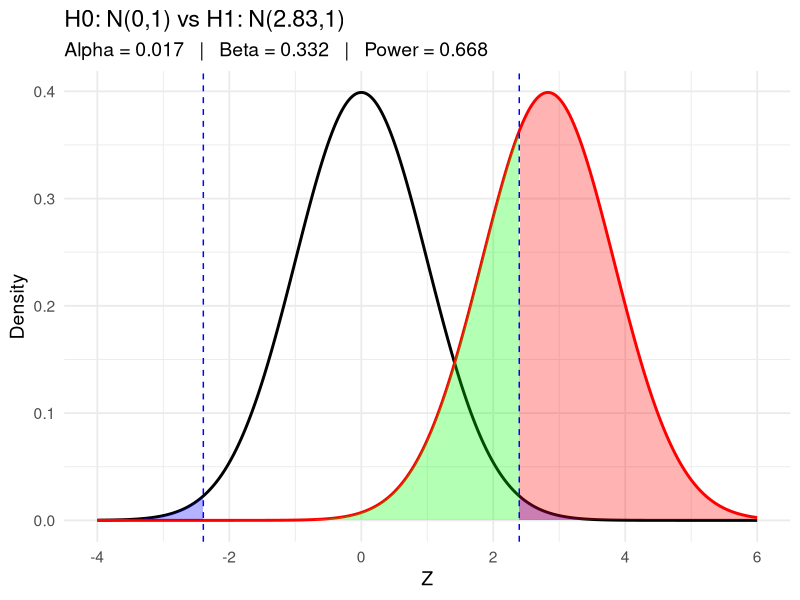

Recreate this plot in R.

if (!requireNamespace("pwr", quietly = TRUE)) install.packages("pwr")
library(pwr)

## =========================================================
## 样本量计算函数合集：t 检验 + 比例检验（6 大模块）
## 依赖：pwr 包
## =========================================================

library(pwr)

## -------------------------------------
## ① 单样本 t 检验（One-sample t-test）
## -------------------------------------
## 目的：检验单个均值是否与已知 μ0 不同
## 效应量：d = |μ - μ0| / SD

ss_t_one <- function(d, alpha = 0.05, power = 0.80,
                     alternative = c("two.sided","less","greater")) {
  alternative <- match.arg(alternative)
  pwr.t.test(d = d,
             sig.level = alpha,
             power     = power,
             type      = "one.sample",
             alternative = alternative)
}

## 示例：
ss_t_one(d = 0.5, alpha = 0.05, power = 0.80)


## -------------------------------------
## ② 双样本 t 检验（Two-sample t-test）
## -------------------------------------
## 目的：比较两个独立组的均值
## 效应量：d = |μ1 − μ2| / SD_pooled

ss_t_two <- function(d, alpha = 0.05, power = 0.80,
                     alternative = c("two.sided","less","greater")) {
  alternative <- match.arg(alternative)
  pwr.t.test(d = d,
             sig.level = alpha,
             power     = power,
             type      = "two.sample",
             alternative = alternative)
}

## 示例：
## 双侧：
ss_t_two(d = 0.4, alpha = 0.05, power = 0.80)
## 双侧：
ss_t_two(d = 0.25, alpha = 0.05, power = 0.80)

## 单侧：
ss_t_two(d = 0.5, alpha = 0.05, power = 0.80, alternative = "greater")

## -------------------------------------
## ③ 配对 t 检验（Paired t-test）
## -------------------------------------
## 目的：同一受试者前后对比
## 效应量：d = mean(diff) / SD(diff)

ss_t_paired <- function(d, alpha = 0.05, power = 0.80,
                        alternative = c("two.sided","less","greater")) {
  alternative <- match.arg(alternative)
  pwr.t.test(d = d,
             sig.level = alpha,
             power     = power,
             type      = "paired",
             alternative = alternative)
}

## 示例：
ss_t_paired(d = 0.3, power = 0.90)


## ----------------------------------------------------
## ④ 单样本比例检验（One-sample proportion z-test）
## ----------------------------------------------------
## 目的：检验单个比例 p 是否与 p0 不同
## 使用正态近似公式（教材常用）

ss_prop_one <- function(p1, p0, alpha = 0.05, power = 0.80,
                        alternative = c("two.sided","less","greater")) {
  alternative <- match.arg(alternative)
  
  z_alpha <- if (alternative == "two.sided") qnorm(1 - alpha/2) else qnorm(1 - alpha)
  z_beta  <- qnorm(power)
  
  num <- ( z_alpha * sqrt(p0*(1-p0)) +
             z_beta  * sqrt(p1*(1-p1)) )^2
  den <- (p1 - p0)^2
  n   <- ceiling(num / den)
  
  structure(list(method      = "One-sample proportion (z approximation)",
                 p1          = p1,
                 p0          = p0,
                 alpha       = alpha,
                 power       = power,
                 alternative = alternative,
                 n           = n),
            class = "power.htest")
}

## 示例：
ss_prop_one(p1 = 0.15, p0 = 0.05)



## ----------------------------------------------------
## ⑤ 双样本比例检验（Two-sample proportion z-test，比老师给的z计算要更加好计算，手算的时候用）
## ----------------------------------------------------
## 目的：比较两个独立组比例 p1 vs p2

ss_prop_two <- function(p1, p2, alpha = 0.05, power = 0.80,
                        alternative = c("two.sided","less","greater")) {
  alternative <- match.arg(alternative)
  
  p_bar  <- (p1 + p2) / 2
  z_alpha <- if (alternative == "two.sided") qnorm(1 - alpha/2) else qnorm(1 - alpha)
  z_beta  <- qnorm(power)
  
  num <- ( z_alpha * sqrt(2 * p_bar * (1 - p_bar)) +
             z_beta  * sqrt(p1*(1-p1) + p2*(1-p2)) )^2
  den <- (p1 - p2)^2
  n   <- ceiling(num / den)   # 每组样本量
  
  structure(list(method      = "Two-sample proportion (z approximation)",
                 p1          = p1,
                 p2          = p2,
                 alpha       = alpha,
                 power       = power,
                 alternative = alternative,
                 n_per_group = n),
            class = "power.htest")
}

## 示例：
ss_prop_two(p1 = 0.15, p2 = 0.05)


## --------------------------------------------------------
## ⑥ 配对比例检验（McNemar Test, paired proportions）
## --------------------------------------------------------
## 目的：前后是否改变；或配对 case–control
## p10 = 从 1 变 0 的比例
## p01 = 从 0 变 1 的比例
## 只用“改变”的人：p10 + p01

ss_prop_mcnemar <- function(p10, p01, alpha = 0.05, power = 0.80,
                            alternative = c("two.sided","less","greater")) {
  alternative <- match.arg(alternative)
  
  z_alpha <- if (alternative == "two.sided") qnorm(1 - alpha/2) else qnorm(1 - alpha)
  z_beta  <- qnorm(power)
  
  num <- (z_alpha + z_beta)^2 * (p10 + p01)
  den <- (p10 - p01)^2
  n   <- ceiling(num / den)   # 配对数（pairs）
  
  structure(list(method      = "McNemar paired proportions (normal approx.)",
                 p10         = p10,
                 p01         = p01,
                 alpha       = alpha,
                 power       = power,
                 alternative = alternative,
                 n_pairs     = n),
            class = "power.htest")
}

## 示例：
ss_prop_mcnemar(p10 = 0.15, p01 = 0.05)

## =========================================================
## 使用方法：
## 1. source("sample_size_functions.R")
## 2. 直接调用上面的 ss_* 函数查看所需样本量
## =========================================================



# 老师没有讲配对样本t的样本量计算方法，是因为需要知道组内相关性 ρ（课堂无法提供）

###################################################
### alpha and beta, and sample size calculation ###
###################################################

install.packages("ggplot2")
library(ggplot2)

## 1) Bonferroni Correction: given alpha and sample size, calculate beta and draw distribution
d <- 0.5
n <- 64 # assume the sample size is 64

SE <- sqrt(2/n)
NCP <- d / SE
k = 3 # k is number of multiple testing

alpha1  <- 0.05/k  # Bonferroni Correction
crit  <- qnorm(1 - alpha1/2)      

## x range
x <- seq(-4, 6, length.out = 2000)

## distributions
df <- data.frame(
  x = x,
  H0 = dnorm(x, mean = 0, sd = 1),
  H1 = dnorm(x, mean = NCP, sd = 1)
)

## Regions for shading
# Type I error region (alpha): H0 in rejection region
shade_alpha_right <- subset(df, x >= crit)
shade_alpha_left  <- subset(df, x <= -crit)

# Power region (1 - beta): H1 in rejection region
shade_power_right <- subset(df, x >= crit)
shade_power_left  <- subset(df, x <= -crit)

# Type II error region (beta): H1 in acceptance region
shade_beta <- subset(df, x > -crit & x < crit)

## Calculate alpha, beta, power
alpha <- (1 - pnorm(crit)) + pnorm(-crit)
beta  <- pnorm(crit, mean=NCP, sd=1) - pnorm(-crit, mean=NCP, sd=1)
power <- 1 - beta

alpha; beta; power

## ---------- Plot ----------
ggplot() +
  # H0
  geom_line(data=df, aes(x=x, y=H0), linewidth=1) +
  # H1
  geom_line(data=df, aes(x=x, y=H1), linewidth=1, color="red") +
  
  # Alpha (Type I): blue shading
  geom_area(data=shade_alpha_right, aes(x=x, y=H0),
            fill="blue", alpha=0.3) +
  geom_area(data=shade_alpha_left, aes(x=x, y=H0),
            fill="blue", alpha=0.3) +
  
  # Power (1 - beta): H1 in rejection region (red shading)
  geom_area(data=shade_power_right, aes(x=x, y=H1),
            fill="red", alpha=0.3) +

  # Beta: green shading
  geom_area(data=shade_beta, aes(x=x, y=H1),
            fill="green", alpha=0.3) +
  
  # Critical lines
  geom_vline(xintercept=c(-crit, crit), color="blue", linetype="dashed") +
  
  labs(
    x="Z",
    y="Density",
    title=paste0("H0: N(0,1) vs H1: N(", round(NCP,2), ",1)"),
    subtitle=paste0(
      "Alpha = ", round(alpha,3),
      "   |   Beta = ", round(beta,3),
      "   |   Power = ", round(power,3)
    )
  ) +
  theme_minimal(base_size = 14)

# 2）Bonferroni Correction: given cohen's d, corrected alpha, expected beta, calculate sample size

alpha_exp <- 0.05   # experiment-wide alpha
k         <- 1     # number of tests
alpha_i   <- alpha_exp / k   # Bonferroni 校正后的 per-test alpha

power     <- 0.80
beta      <- 1 - power

d         <- 0.5    # Cohen's d (真实效应大小，以 SD 为单位)

## 对应的 z 值
z_alpha <- qnorm(1 - alpha_i/2)  # z_{1 - α_i/2} for two-sided test
z_beta  <- qnorm(power)          # z_{1 - β}，因为 power = 1 - β

z_alpha
z_beta

## Z 近似公式计算每组样本量
n_per_group <- 2 * (z_alpha + z_beta)^2 / d^2
n_per_group
ceiling(n_per_group)  # 向上取整作为最终每组样本量
